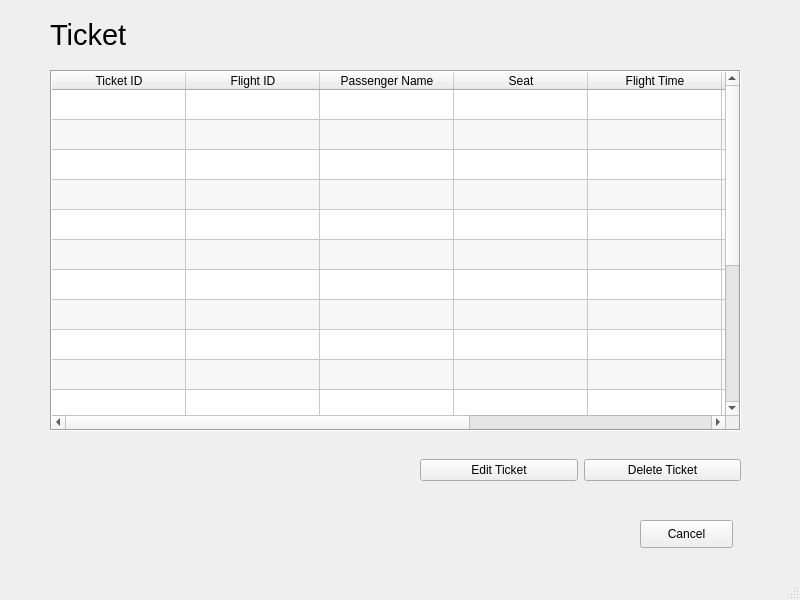
<?xml version="1.0" encoding="UTF-8"?>
<ui version="4.0">
 <class>ReadTicket</class>
 <widget class="QMainWindow" name="ReadTicket">
  <property name="geometry">
   <rect>
    <x>0</x>
    <y>0</y>
    <width>800</width>
    <height>600</height>
   </rect>
  </property>
  <property name="windowTitle">
   <string>MainWindow</string>
  </property>
  <widget class="QWidget" name="centralwidget">
   <widget class="QPushButton" name="button_cancel">
    <property name="geometry">
     <rect>
      <x>640</x>
      <y>520</y>
      <width>93</width>
      <height>28</height>
     </rect>
    </property>
    <property name="text">
     <string>Cancel</string>
    </property>
   </widget>
   <widget class="QLabel" name="label_title">
    <property name="geometry">
     <rect>
      <x>50</x>
      <y>9</y>
      <width>201</width>
      <height>51</height>
     </rect>
    </property>
    <property name="font">
     <font>
      <pointsize>22</pointsize>
     </font>
    </property>
    <property name="text">
     <string>Ticket</string>
    </property>
   </widget>
   <widget class="QTableWidget" name="table_ticket">
    <property name="geometry">
     <rect>
      <x>50</x>
      <y>70</y>
      <width>691</width>
      <height>361</height>
     </rect>
    </property>
    <property name="tabletTracking">
     <bool>false</bool>
    </property>
    <property name="layoutDirection">
     <enum>Qt::LeftToRight</enum>
    </property>
    <property name="autoFillBackground">
     <bool>false</bool>
    </property>
    <property name="frameShape">
     <enum>QFrame::Box</enum>
    </property>
    <property name="sizeAdjustPolicy">
     <enum>QAbstractScrollArea::AdjustIgnored</enum>
    </property>
    <property name="autoScroll">
     <bool>true</bool>
    </property>
    <property name="editTriggers">
     <set>QAbstractItemView::NoEditTriggers</set>
    </property>
    <property name="dragEnabled">
     <bool>false</bool>
    </property>
    <property name="alternatingRowColors">
     <bool>true</bool>
    </property>
    <property name="textElideMode">
     <enum>Qt::ElideRight</enum>
    </property>
    <property name="verticalScrollMode">
     <enum>QAbstractItemView::ScrollPerPixel</enum>
    </property>
    <property name="showGrid">
     <bool>true</bool>
    </property>
    <property name="gridStyle">
     <enum>Qt::SolidLine</enum>
    </property>
    <property name="sortingEnabled">
     <bool>true</bool>
    </property>
    <property name="wordWrap">
     <bool>true</bool>
    </property>
    <property name="cornerButtonEnabled">
     <bool>true</bool>
    </property>
    <property name="rowCount">
     <number>19</number>
    </property>
    <property name="columnCount">
     <number>8</number>
    </property>
    <attribute name="horizontalHeaderVisible">
     <bool>true</bool>
    </attribute>
    <attribute name="horizontalHeaderCascadingSectionResizes">
     <bool>true</bool>
    </attribute>
    <attribute name="horizontalHeaderDefaultSectionSize">
     <number>134</number>
    </attribute>
    <attribute name="horizontalHeaderHighlightSections">
     <bool>true</bool>
    </attribute>
    <attribute name="horizontalHeaderShowSortIndicator" stdset="0">
     <bool>true</bool>
    </attribute>
    <attribute name="horizontalHeaderStretchLastSection">
     <bool>false</bool>
    </attribute>
    <attribute name="verticalHeaderVisible">
     <bool>false</bool>
    </attribute>
    <row/>
    <row/>
    <row/>
    <row/>
    <row/>
    <row/>
    <row/>
    <row/>
    <row/>
    <row/>
    <row/>
    <row/>
    <row/>
    <row/>
    <row/>
    <row/>
    <row/>
    <row/>
    <row/>
    <column>
     <property name="text">
      <string>Ticket ID</string>
     </property>
    </column>
    <column>
     <property name="text">
      <string>Flight ID</string>
     </property>
    </column>
    <column>
     <property name="text">
      <string>Passenger Name</string>
     </property>
    </column>
    <column>
     <property name="text">
      <string>Seat</string>
     </property>
    </column>
    <column>
     <property name="text">
      <string>Flight Time</string>
     </property>
    </column>
    <column>
     <property name="text">
      <string>Flight Date</string>
     </property>
    </column>
    <column>
     <property name="text">
      <string>Origin</string>
     </property>
    </column>
    <column>
     <property name="text">
      <string>Destiny</string>
     </property>
    </column>
   </widget>
   <widget class="QWidget" name="horizontalLayoutWidget">
    <property name="geometry">
     <rect>
      <x>420</x>
      <y>440</y>
      <width>321</width>
      <height>61</height>
     </rect>
    </property>
    <layout class="QHBoxLayout" name="horizontalLayout">
     <item>
      <widget class="QPushButton" name="button_edit_ticket">
       <property name="text">
        <string>Edit Ticket</string>
       </property>
      </widget>
     </item>
     <item>
      <widget class="QPushButton" name="button_delete_ticket">
       <property name="text">
        <string>Delete Ticket</string>
       </property>
      </widget>
     </item>
    </layout>
   </widget>
  </widget>
  <widget class="QMenuBar" name="menubar">
   <property name="geometry">
    <rect>
     <x>0</x>
     <y>0</y>
     <width>800</width>
     <height>25</height>
    </rect>
   </property>
  </widget>
  <widget class="QStatusBar" name="statusbar"/>
 </widget>
 <resources/>
 <connections/>
</ui>
